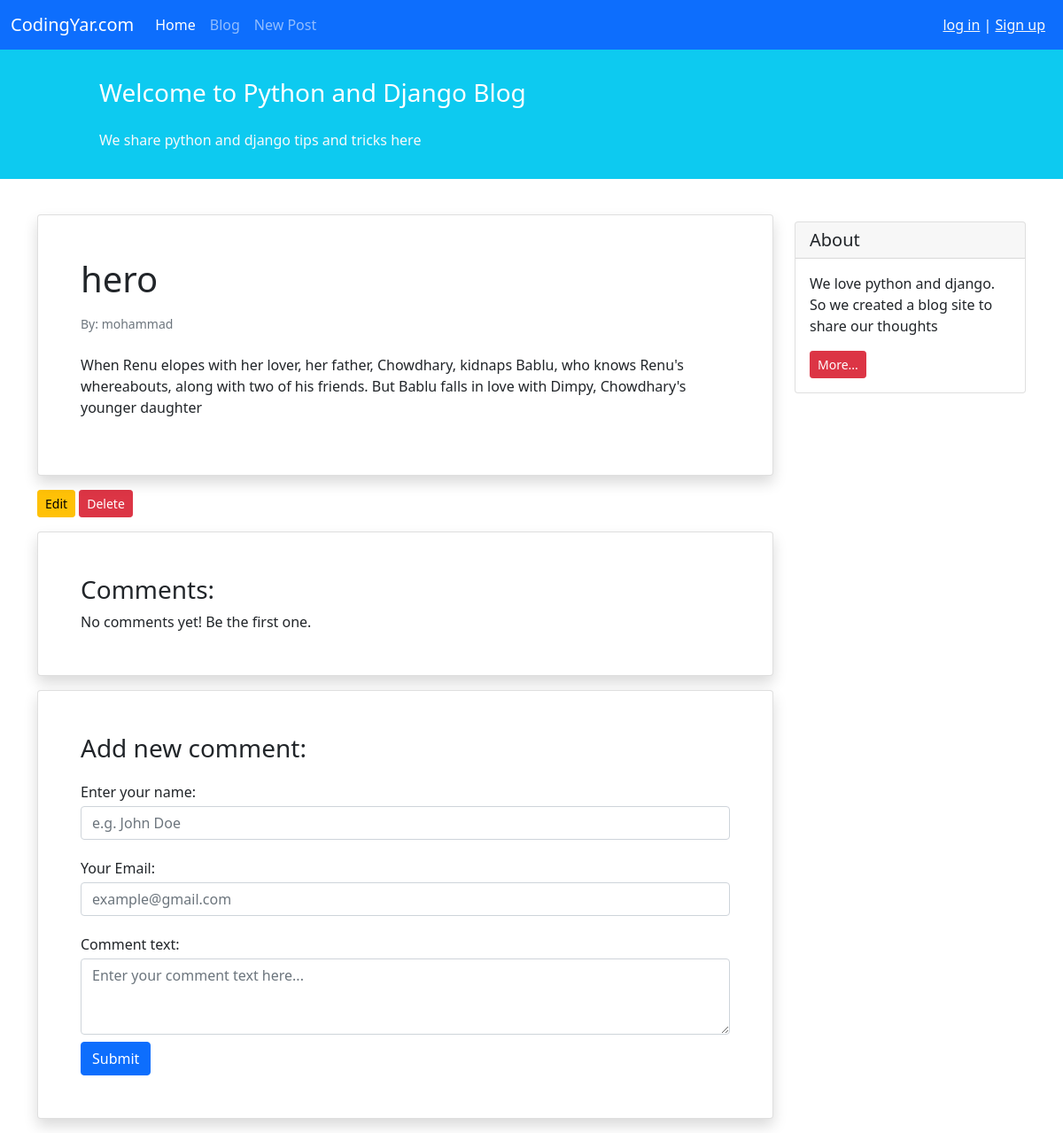
The app's page /blog/2, older data.
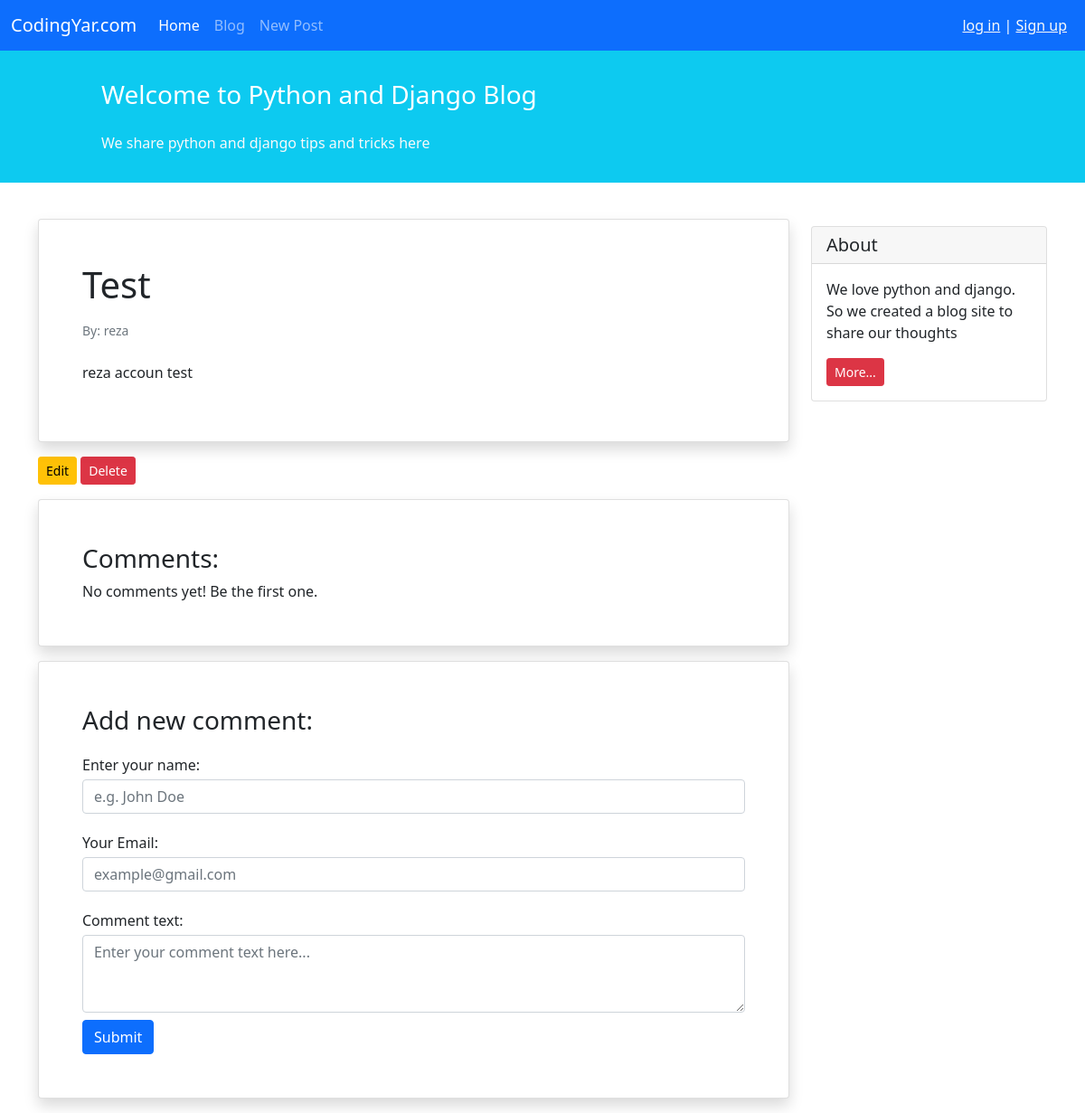
The same page, newer data.
### blog/models.py (models this page shows, shortened)
class Post(models.Model):
    STATUS_CHOICES = (
        ('pub', 'Published'),
        ('drf', 'Draft'),
    )
    title = models.CharField(max_length=100)
    text = models.TextField()
    author = models.ForeignKey('auth.User', on_delete=models.CASCADE)
    date_time_created = models.DateTimeField(auto_now_add=True)
    date_time_modified = models.DateTimeField(auto_now=True)
    status = models.CharField(choices=STATUS_CHOICES, max_length=3)

### blog/views.py (the view)
# urls.py: path('<int:pk>', views.PostDetailView.as_view(), name='post_detail'),
class PostDetailView(generic.DetailView):
    model = Post
    template_name = 'blog/post_detail.html'
    context_object_name = 'post'

### blog/templates/blog/post_detail.html (shortened to what this page needs)
{% extends '_base.html' %}
{%block content%}
    <div class="container mt-4">
        <div class="row">
            <div class="col-9">
                <div class="card shadow my-3 p-5">
                    <h1>{{post.title}}</h1>
                    <p class="small text-muted mt-2">By: {{post.author}}</p>
                    <p class="mt-2">{{post.text}}</p>
                </div>
                <a href="{% url 'post_update' post.id%}" class="btn btn-sm btn-warning">Edit</a>
                <a href="{% url 'post_delete' post.id%}" class="btn btn-sm btn-danger">Delete</a>
                <div class="card shadow my-3 p-5">
                    <h3>Comments:</h3>
                        No comments yet! Be the first one.
                </div>
                <div class="card shadow my-3 p-5">
                    <h3>Add new comment:</h3>
                    <form method="POST">
                        <div class="form-group py-2">
                            <label class="py-1" for="author_name">Enter your name:</label>
                            <input type="text" class="form-control" placeholder="e.g. John Doe" name="author_name">
                        </div>
                        <div class="form-group py-2">
                            <label class="py-1" for="email">Your Email:</label>
                            <input type="email" class="form-control" placeholder="example@gmail.com" name="email">
                        </div>
                        <div class="form-group py-2">
                            <label class="py-1" for="comment_text">Comment text:</label>
                            <textarea class="form-control" name="text" rows="3" placeholder="Enter your comment text here..."></textarea>
                        </div>
                        <button type="submit" class="btn btn-primary">Submit</button>
                    </form>
                </div>
            </div>
            <div class="col-3">
                    <div class="card my-4">
                        <h5 class="card-header">About</h5>
                        <div class="card-body">
                            <p class="card-text">We love python and django. So we created a blog site to share our
                                thoughts</p>
                            <a href="#"
                               class="btn btn-sm btn-danger">
                                More...
                            </a>
                        </div>
                    </div>
            </div>
        </div>
    </div>
{%endblock content %}

Row changes from the older to the newer data that the page shows:
changed Post: title "hero" → "Test"; author "mohammad" → "reza"; text "When Renu elopes with her lover, her father, Chowdhary, kidnaps Bablu, who knows Renu's whereabouts, along with two of his friends. But Bablu falls in love with Dimpy, Chowdhary's younger daughter" → "reza accoun test"
